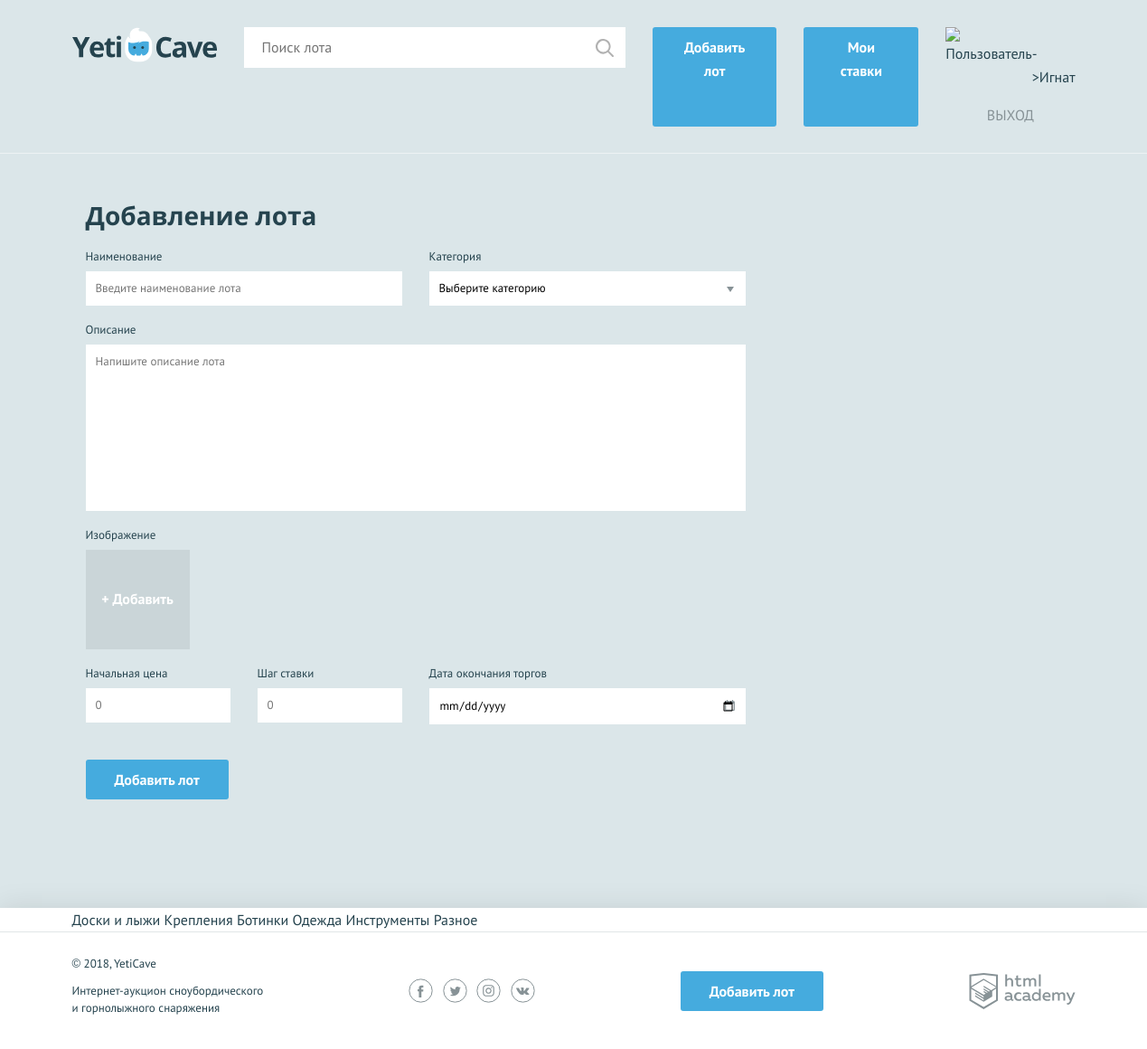
The page /add.php (signed in) on the database its author committed.
### tables this page shows
CREATE TABLE category (
	id INT AUTO_INCREMENT PRIMARY KEY,
	cat_name CHAR(50) not null,
	cat_img CHAR(30)
);

### templates/add_lot.php (the view, shortened to what this page needs)
<?php
$lot = $template_data['info_lot'];
$errors = $template_data['errors'];
?>
<form class="form form--add-lot container <?php echo count($errors) ? "form--invalid" : ""; ?>" action="add.php" method="post" enctype="multipart/form-data">
  <h2>Добавление лота</h2>
  <div class="form__container-two">
    <?php
    $classname = isset($errors['lot-name']) ? "form__item--invalid" : "";
    $value = isset($lot['lot-name']) ? $lot['lot-name'] : "";
    ?>
    <div class="form__item  <?= $classname ?>">
      <label for="lot-name">Наименование</label>
      <input id="lot-name" type="text" name="lot-name" placeholder="Введите наименование лота" value="<?= $value; ?>">
    </div>
    <?php
    $classname = isset($errors['category']) ? "form__item--invalid" : "";
    ?>
    <div class="form__item <?= $classname ?>">
      <label for="category">Категория</label>
      <select id="category" name="category">
        <option>Выберите категорию</option>
      </select>
    </div>
  </div>
  <?php
  $classname = isset($errors['message']) ? "form__item--invalid" : "";
  $value = isset($lot['message']) ? $lot['message'] : "";
  ?>
  <div class="form__item form__item--wide <?= $classname ?>">
    <label for="message">Описание</label>
    <textarea id="message" name="message" placeholder="Напишите описание лота"><?= $value; ?></textarea>
  </div>
  <div class="form__item form__item--file">
    <label>Изображение</label>
    <div class="form__input-file">
      <label for="photo2">
        <span>+ Добавить</span>
      </label>
    </div>
  </div>
  <div class="form__container-three">
    <?php
    $classname = isset($errors['lot-rate']) ? "form__item--invalid" : "";
    $value = isset($lot['lot-rate']) ? $lot['lot-rate'] : "";
    ?>
    <div class="form__item form__item--small <?= $classname ?>">
      <label for="lot-rate">Начальная цена</label>
      <input id="lot-rate" type="text" name="lot-rate" placeholder="0" value=<?= $value; ?>>
    </div>
    <?php
    $classname = isset($errors['lot-step']) ? "form__item--invalid" : "";
    $value = isset($lot['lot-step']) ? $lot['lot-step'] : "";
    ?>
    <div class="form__item form__item--small <?= $classname ?>">
      <label for="lot-step">Шаг ставки</label>
      <input id="lot-step" type="text" name="lot-step" placeholder="0" value=<?= $value; ?>>
    </div>
    <?php
    $classname = isset($errors['lot-date']) ? "form__item--invalid" : "";
    $value = isset($lot['lot-date']) ? $lot['lot-date'] : "";
    ?>
    <div class="form__item <?= $classname; ?>">
      <label for="lot-date">Дата окончания торгов</label>
      <input class="form__input-date" id="lot-date" type="date" name="lot-date" value=<?= $value; ?>>
    </div>
  </div>
  <button type="submit" class="button">Добавить лот</button>
</form>
</body>
</html>

### templates/layout.php (shortened to what this page needs)
<!DOCTYPE html>
<html lang="ru">
<head>
    <link href="css/normalize.min.css" rel="stylesheet">
    <link href="css/style.css" rel="stylesheet">
</head>
<body>
    <header class="main-header">
        <div class="main-header__container container">
            <a class="main-header__logo" href="index?page=1">
                <img src="img/logo.svg" width="160" height="39" alt="Логотип компании YetiCave">
            </a>
            <form class="main-header__search" method="get" action="search">
                <input type="search" name="search" placeholder="Поиск лота">
                <input class="main-header__search-btn" type="submit" name="find" value="Найти">
            </form>
            <a class="main-header__add-lot button" href="add">Добавить лот</a>
            <?php if (isset($_SESSION['user'])) { ?>
                <a class="main-header__add-lot button" href="all_bets">Мои ставки</a>
            <?php } ?>
            <nav class="user-menu">
                <?php
                if (isset($_SESSION['user'])) { ?>
                    <div class="user-wrap">
                        <div class="user-menu--image">
                            <img src="<?php if ($template_data['avatar'] == 'img/avatars/')
                                            print('img/avatars/unknown.jpg');
                                        else print($template_data['avatar']); ?>" width="40" height="40" alt="Пользователь">
                        </div>
                        <div class="user-menu--logged">
                            <p> <?php print("->" . $template_data['username']) ?></p>
                        </div>
                    </div>
                    <a class="user-menu--exit" href="logout">Выход</a>
                <?php } ?>
            </nav>
        </div>
    </header>
    <main class="container">
        <?php print($template_data['content']); ?>
    <footer class="main-footer">
        <nav class="nav">
            <ul class="nav__list container">
                <?php
                foreach ($template_data['categories'] as $value) {
                    print($value['cat_name'] . " ");
                }
                ?>
            </ul>
        </nav>
        <div class="main-footer__bottom container">
            <div class="main-footer__copyright">
                <p>© 2018, YetiCave</p>
                <p>Интернет-аукцион сноубордического и горнолыжного снаряжения</p>
            </div>
            <div class="main-footer__social social">
                <a class="social__link social__link--facebook" href="https://www.facebook.com/">Facebook
                </a>
                <a class="social__link social__link--twitter" href="https://twitter.com/">Twitter
                </a>
                <a class="social__link social__link--instagram" href="https://www.instagram.com/">Instagram
                </a>
                <a class="social__link social__link--vkontakte" href="https://vk.com/feed">Вконтакте
                </a>
            </div>
            <a class="main-footer__add-lot button" href="add">Добавить лот</a>
            <div class="main-footer__developed-by">
                <a class="logo-academy" href="https://htmlacademy.ru/intensive/php">HTML Academy
                </a>
            </div>
        </div>
    </footer>
</body>
</html>

### css/style.css (style rules this page uses)
body { min-width: 1140px; background-color: #dbe6e9; font-family: "PT Sans", sans-serif; font-weight: 400; font-size: 16px; line-height: 26px; color: #25434e; }
a { text-decoration: none; }
h2 { margin: 0; font-family: "Open Sans", sans-serif; font-size: 28px; line-height: 35px; font-weight: 700; }
.container { width: 1110px; margin: 0 auto; padding: 0 15px; }
.button { display: block; padding: 9px 32px; background-color: #45abde; color: #ffffff; text-align: center; font-weight: 700; border: none; border-radius: 3px; }
.main-header { padding: 30px 0 29px; border-bottom: 1px solid rgba(255, 255, 255, 0.5); }
.main-header__container { display: -webkit-flex; display: -ms-flexbox; display: flex; -webkit-justify-content: flex-start; -ms-flex-pack: start; justify-content: flex-start; }
.main-header__logo { display: block; margin-right: 30px; }
.main-header__search { position: relative; width: 540px; margin-right: 30px; }
.main-header__search input[type="search"] { width: 100%; padding: 8px 19px 9px 19px; border: 1px solid #ffffff; }
.main-header__search-btn { content: ""; position: absolute; top: 3px; right: 3px; width: 20px; height: 20px; padding: 20px; background: url("../img/search.svg") center no-repeat; opacity: 0.3; border: 0; font-size: 0; }
.main-header__add-lot { max-width: 160px; margin-right: 30px; }
.user-wrap { display: flex; }
.user-menu--exit { color: #879296; font-weight: 400; text-transform: uppercase; display: block; text-align: center; }
.main-footer { margin-top: 120px; background-color: #ffffff; box-shadow: 0 0 30px 0 rgba(0, 0, 0, 0.1); }
.main-footer__bottom { display: -webkit-flex; display: -ms-flexbox; display: flex; -webkit-justify-content: space-between; -ms-flex-pack: justify; justify-content: space-between; -webkit-align-items: center; -ms-flex-align: center; align-items: center; padding: 25px 0; }
.main-footer__copyright { max-width: 212px; }
.main-footer__copyright p { margin: 0; margin-bottom: 11px; font-size: 13px; line-height: 19px; }
.main-footer__social { width: 140px; }
.social { display: -webkit-flex; display: -ms-flexbox; display: flex; -webkit-justify-content: space-between; -ms-flex-pack: justify; justify-content: space-between; -webkit-flex-wrap: wrap; -ms-flex-wrap: wrap; flex-wrap: wrap; }
.social__link { width: 27px; height: 27px; font-size: 0; }
.logo-academy { display: block; width: 118px; height: 40px; font-size: 0; }
.nav { background-color: #ffffff; border-bottom: 1px solid #e1e6e7; }
.nav__list { display: -webkit-flex; display: -ms-flexbox; display: flex; -webkit-justify-content: space-between; -ms-flex-pack: justify; justify-content: space-between; -webkit-flex-wrap: wrap; -ms-flex-wrap: wrap; flex-wrap: wrap; list-style: none; }
.form { padding-top: 51px; }
.form h2 { padding-bottom: 15px; }
.form__item { width: 350px; margin: 0; margin-bottom: 14px; font-size: 13px; }
.form__item label { display: block; margin-bottom: 3px; }
.form__item input, .form__item textarea { display: block; width: 100%; padding: 5px 10px; border: 1px solid #ffffff; box-sizing: border-box; }
.form__item textarea { min-height: 184px; resize: none; }
.form__item--small { width: 160px }
.form__item--wide { width: 730px; }
.form .button { display: inline-block; vertical-align: middle; margin-right: 20px; }
.form__item select { display: block; width: 350px; padding: 5px 10px; border: 1px solid #ffffff; box-sizing: border-box; border-radius: 0; -webkit-appearance: none; -moz-appearance: none; appearance: none; background: #ffffff url("../img/dropdown.svg") 328px 16px no-repeat; }
.form__container-two, .form__container-three { display: -webkit-flex; display: -ms-flexbox; display: flex; -webkit-justify-content: space-between; -ms-flex-pack: justify; justify-content: space-between; width: 730px; }
.form__container-three { margin-bottom: 25px; }
.form__input-date { background: #ffffff url("../img/date.svg") 326px 12px no-repeat; }
.form__item--file label span { display: block; width: 115px; height: 110px; background-color: #cad5d8; color: #ffffff; font-size: 16px; text-align: center; font-weight: 700; padding: 40px 0; box-sizing: border-box; border: 1px solid #cad5d8; cursor: pointer; }

### rows shown on the page
category: cat_name "Доски и лыжи"
category: cat_name "Крепления"
category: cat_name "Ботинки"
category: cat_name "Одежда"
category: cat_name "Инструменты"
category: cat_name "Разное"

### other values the page prints
$template_data['username'] "Игнат"
